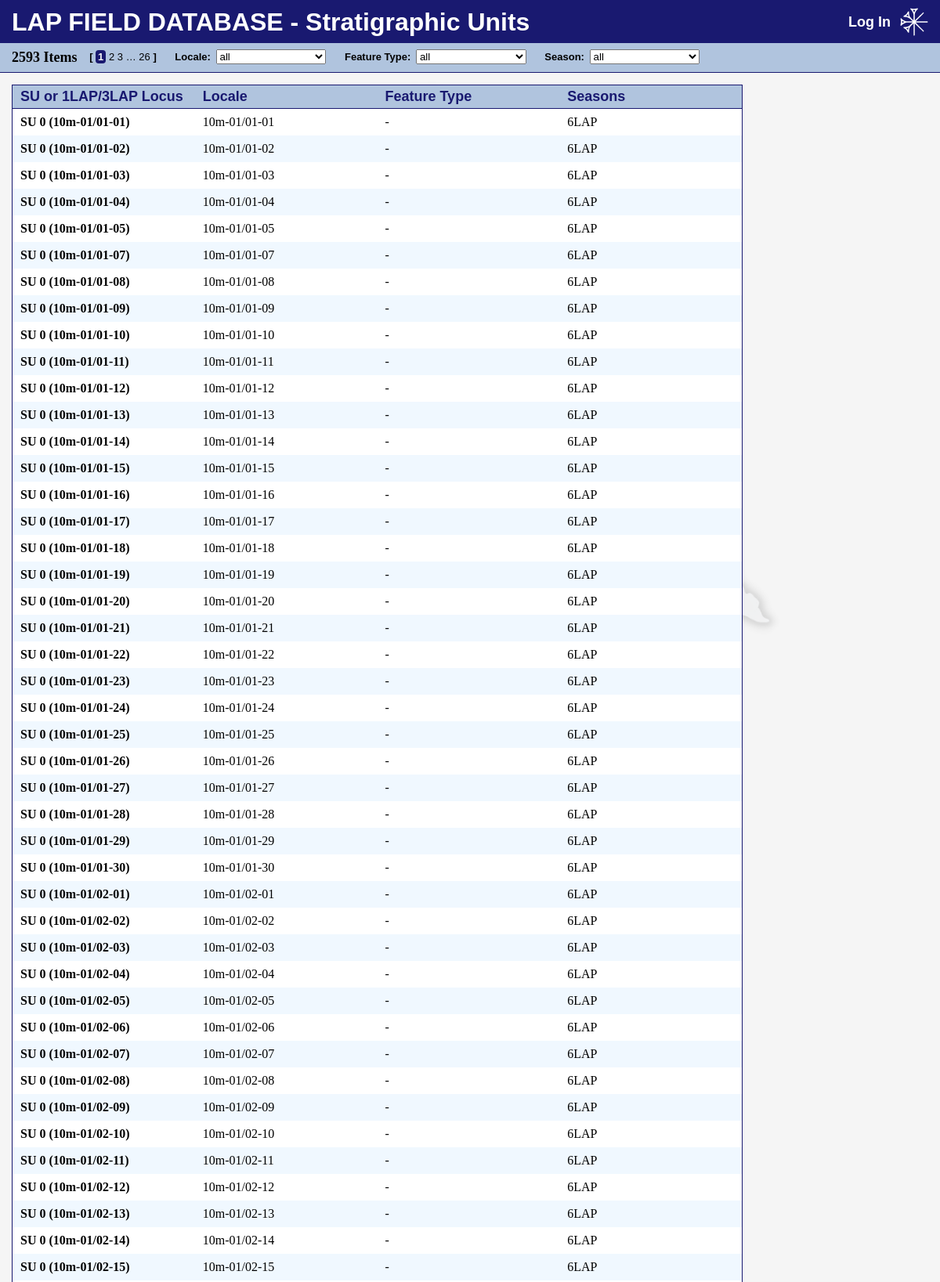
Screenshot of /sus/ (upper part) with the database file from the repository.
### contexts/models.py (models this page shows, shortened)
class SU(models.Model):
    number = models.IntegerField(
        null=True,
        verbose_name="SU Number",
        validators=[MinValueValidator(0)],
    )
    locus = models.CharField(
        max_length=10,
        null=True,
        blank=True,
        verbose_name="1LAP/3LAP Locus",
    )
    locale = models.ForeignKey(
        Locale,
        on_delete=models.PROTECT,
        related_name="sus",
        null=False,
    )
    seasons = models.ManyToManyField(
        Season,
        default=Season.objects.last().pk,  # type: ignore
    )
    dateassigned = models.DateField(
        null=False,
        default=timezone.now,
        verbose_name="Date Assigned",
    )
    recordedby = models.ForeignKey(
        CustomUser,
        null=False,
        on_delete=models.PROTECT,
        verbose_name="Recorded By",
    )
    elevationtop = models.CharField(
        max_length=50,
        null=True,
        blank=True,
        verbose_name="Elevation (top)",
    )
    elevationbottom = models.CharField(
        max_length=50,
        null=True,
        blank=True,
        verbose_name="Elevation (bottom)",
    )
    color = models.CharField(
        max_length=50,
        null=True,
        blank=True,
    )
    composition = models.CharField(
        max_length=50,
        null=True,
        blank=True,
    )
    texture = models.CharField(
        max_length=50,
        null=True,
        blank=True,
    )
    inclusions = models.CharField(
        max_length=50,
        null=True,
        blank=True,
    )
    dimensions = models.CharField(
        max_length=50,
        null=True,
        blank=True,
    )
    sameas = models.CharField(
        max_length=50,
        null=True,
        blank=True,
        verbose_name="Same As",
    )
    coveredby = models.CharField(
        max_length=50,
        null=True,
        blank=True,
        verbose_name="Covered By",
    )
    covers = models.CharField(
        max_length=50,
        null=True,
        blank=True,
    )
    cutby = models.CharField(
        max_length=50,
        null=True,
        blank=True,
        verbose_name="Cut By",
    )
    abuts = models.CharField(
        max_length=50,
        null=True,
        blank=True,
    )
    cuts = models.CharField(
        max_length=50,
        null=True,
        blank=True,
    )
    filledby = models.CharField(
        max_length=50,
        null=True,
        blank=True,
        verbose_name="Filled By",
    )
    fills = models.CharField(
        max_length=50,
        null=True,
        blank=True,
    )
    prefix = models.ForeignKey(
        SUPrefix,
        on_delete=models.PROTECT,
        null=True,
        blank=True,
        related_name="SUs",
        verbose_name="Feature Type",
    )
    description = models.TextField(
        null=True,
        blank=True,
    )
    interpretation = models.TextField(
        null=True,
        blank=True,
    )
    notes = models.TextField(
        null=True,
        blank=True,
    )
    architecturalfeatures = models.CharField(
        max_length=100,
        null=True,
        blank=True,
        verbose_name="Architectural Features",
    )
    architecturaltechnique = models.CharField(
        max_length=100,
        null=True,
        blank=True,
        verbose_name="Architectural Technique",
    )
    photogrammetrynumbers = models.CharField(
        max_length=200,
        null=True,
        blank=True,
        verbose_name="Photogrammetry Numbers",
    )
    photos = models.CharField(
        max_length=200,
        null=True,
        blank=True,
    )
    voided = models.BooleanField(
        null=False,
        default=False,
    )
    tracing = models.FileField(
        upload_to="uploads/sus/tracings/",
        null=True,
        blank=True,
    )
    tracing_onscreen = AdvanceThumbnailField(
        source_field="tracing",  # type: ignore
        upload_to="uploads/sus/tracings/onscreen/",
        size=(310, 310),  # type: ignore
        null=True,
        blank=True,
    )
    tracing_pdf = AdvanceThumbnailField(
        source_field="tracing",  # type: ignore
        upload_to="uploads/sus/tracings/pdf/",
        size=(600, 600),  # type: ignore
        null=True,
        blank=True,
    )
    worldfile = models.FileField(
        storage=FileSystemStorage(location="/tmp/"),
        max_length=200,
        null=True,
        blank=True,
        verbose_name="World File",
    )
    worldfile_contents = models.TextField(
        null=True,
        blank=True,
    )
    class Meta:
        db_table = "lap_sus"
        verbose_name_plural = "SUs"
        ordering = [
            F("number").asc(nulls_first=True),
            "locus",
            "locale",
        ]
        constraints = [
            models.UniqueConstraint(
                "number",
                name="unique_su_number",
                violation_error_message="This number already exists.",
            ),
            models.UniqueConstraint(
                Lower("locus"),
                name="unique_su_locus",
                violation_error_message="This locus already exists.",
            ),
        ]
    def __str__(self):
        if str(self.locus).startswith("Wall"):  # special case for a handful of contexts that were named "Wall n"
            return self.locus
        elif self.locus:
            return f"Locus {self.locus}"
        elif self.prefix and self.number:
            return f"SU {self.prefix.prefix}.{self.number}"
        elif self.number is None:
            return f"SU 0 ({self.locale})"
        else:
            return f"SU {self.number}"

class Locale(models.Model):
    METHOD_CHOICES = [
        ("Excavation", "Excavation"),
        ("Scraping", "Scraping"),
        ("Survey", "Survey"),
        ("Surface Find", "Surface Find"),
    ]
    name = models.CharField(
        max_length=100,
        null=False,
    )
    area = models.ForeignKey(
        Area,
        on_delete=models.PROTECT,
        related_name="locales",
        null=False,
    )
    method = models.CharField(
        max_length=20,
        choices=METHOD_CHOICES,
        null=False,
    )
    notes = models.TextField(
        null=True,
        blank=True,
    )
    class Meta:
        db_table = "lap_locales"
        constraints = [
            models.UniqueConstraint(
                Lower("name"),
                name="unique_locale_name",
                violation_error_message="This name already exists.",
            ),
        ]
        ordering = [
            "name",
        ]
    def __str__(self):
        return self.name

### lapinfo/models.py (models this page shows, shortened)
class Season(models.Model):
    TIME_OF_YEAR_CHOICES = [
        ("Winter", "Winter"),
        ("Spring", "Spring"),
        ("Summer", "Summer"),
        ("Fall", "Fall"),
    ]
    name = models.CharField(
        max_length=5,
        null=False,
    )
    year = models.IntegerField(
        default=int(timezone.now().year),
        null=False,
        validators=[MinValueValidator(2019), MaxValueValidator(2030)],
    )  # type: ignore
    timeofyear = models.CharField(
        max_length=6,
        choices=TIME_OF_YEAR_CHOICES,
        null=False,
        verbose_name="Time of Year",
    )
    class Meta:
        db_table = "lap_seasons"
        verbose_name_plural = "Seasons"
        ordering = ["id"]
        constraints = [
            models.UniqueConstraint(
                Lower("name"),
                name="unique_season_name",
                violation_error_message="This name already exists.",
            )
        ]
    def __str__(self):
        return self.name

### contexts/views/lists.py (the view)
# urls.py: path("sus/", lists.sus_list),
def sus_list(request):
    unfiltered_items = SU.objects.prefetch_related(
        Prefetch(
            "seasons",
            queryset=Season.objects.all(),
            to_attr="seasons_list",
        )
    )
    params, paramstring = _build_params(request, ["locale", "type", "season"])
    filtered_items = unfiltered_items
    if locale := params["locale"]:
        filtered_items = [item for item in filtered_items if item.locale_id == int(locale)]  # type: ignore
    if type := params["type"]:
        filtered_items = [item for item in filtered_items if item.prefix_id == int(type)]  # type: ignore
    if season := params["season"]:
        refiltered_items = []
        for each_item in filtered_items:
            seasons = []
            for each_season in each_item.seasons_list:  # type: ignore
                seasons.append(each_season.id)
            if int(season) in seasons:
                refiltered_items.append(each_item)
        filtered_items = refiltered_items
    p = Paginator(filtered_items, ITEMSPERPAGE)
    if pagenum := request.GET.get("p"):
        pagenum = int(pagenum) if int(pagenum) <= p.num_pages else p.num_pages
    else:
        pagenum = 1
    context = {
        "view": "list",
        "title": "Stratigraphic Units",
        "newitemlink": "/su/new/",
        "count": p.count,
        "pages": p.get_elided_page_range(pagenum, on_each_side=2, on_ends=1),  # type: ignore
        "all_items": p.page(pagenum),
        "params": paramstring,
        "form": SUFilters(initial=params),
    }
    return render(
        request,
        "contexts/sus_list.html",
        context,
    )

### contexts/forms.py
class SUFilters(forms.Form):
    locale = forms.ModelChoiceField(
        label="Locale",
        empty_label="all",
        queryset=Locale.objects.all()
        .extra(
            select={
                "sortorder": 'CASE WHEN "method" = "Survey" THEN "b-" || "name" WHEN "method" = "Surface Find" THEN "c-" || "name" WHEN substr("name", "LAPTT") THEN "a-" || "name" ELSE cast(substr("name", instr("name", " ") + 1, 3) as int) END'
            }
        )
        .order_by("sortorder"),
        widget=forms.Select(attrs={"onchange": "submitCleanURL(this.form)"}),
    )
    type = forms.ModelChoiceField(
        label="Feature Type",
        empty_label="all",
        queryset=SUPrefix.objects.all(),
        widget=forms.Select(attrs={"onchange": "submitCleanURL(this.form)"}),
    )
    season = forms.ModelChoiceField(
        label="Season",
        empty_label="all",
        queryset=Season.objects.all(),
        widget=forms.Select(attrs={"onchange": "submitCleanURL(this.form)"}),
    )

### contexts/models.py (called while the page is built)
    def __str__(self):
        return self.feature

### contexts/views/lists.py (called while the page is built)
def _build_params(request, params):
    paramdict = {}
    for each_param in params:
        paramdict[each_param] = request.GET.get(each_param)
    paramlist = []
    for key, val in paramdict.items():
        if val:
            paramlist.append(f"{key}={val}")
    paramstring = ""
    if paramlist:
        paramstring = f"&{'&'.join(paramlist)}"
    return paramdict, paramstring

### contexts/templates/contexts/sus_list.html (shortened to what this page needs)
{% extends "base.html" %}
{% block filters %}
{{ form.as_p }}
{% endblock %}
{% block content %}
<dl>
    <dt style="grid-template-columns: repeat(4, 1fr);">
        <div>SU or 1LAP/3LAP Locus</div>
        <div>Locale</div>
        <div>Feature Type</div>
        <div>Seasons</div>
    </dt>
    {% for item in all_items %}
    <dd {% if item.voided %}class="voided"{% endif %} style="grid-template-columns: repeat(4, 1fr);" onclick="localStorage.setItem('listview', window.location.href)">
        <div><a href="/su/{{ item.id }}/">{{ item }}</a></div>
        <div><a href="/su/{{ item.id }}/">{{ item.locale }}</a></div>
        <div><a href="/su/{{ item.id }}/">{{ item.prefix|default:"-" }}</a></div>
        <div><a href="/su/{{ item.id }}/">{{ item.seasons_list|join:", " }}</a></div>
    </dd>
    {% endfor %}
</dl>
{% endblock %}

### static/base.css (style rules this page uses)
* { margin: 0; padding: 0; }
body { background-color: whitesmoke; font-family: 'Times New Roman', Times, serif; min-width: 1150px; margin-bottom: 15px; }
a { color: black; text-decoration: none; }

### static/lists.css (style rules this page uses)
dl { margin-top: 15px; margin-left: 15px; width: max-content; border-style: solid; border-width: 1px; border-color: midnightblue; background-color: white; z-index: 0; }
dt { display: grid; font-size: large; font-weight: bold; font-family: Helvetica, Arial, sans-serif; color: midnightblue; background-color: lightsteelblue; border-bottom-style: solid; border-width: 1px; border-color: midnightblue; column-rule: 1px solid; }
dd { display: grid; }
dd[onclick] { cursor: pointer; }
dt>div, dd>div { padding-left: 10px; padding-right: 15px; }
dt>div { padding-top: 4px; padding-bottom: 4px; }
dd>div { padding-top: 8px; padding-bottom: 8px; }
dd>div>a { display: inline-block; width: 100%; height: 100%; }
dd:nth-child(odd) { background-color: aliceblue; }
dd>div:first-child { font-weight: bold; }
#filters label { margin-left: 20px; font-weight: bold; }
#filters p { display: inline; }
#filters select { margin-left: 3px; width: 20ex; }

### rows the page displays
SU: locus+prefix+number "SU 0 (10m-01/01-01)", locale "10m-01/01-01", prefix "-", seasons_list "6LAP"
SU: locus+prefix+number "SU 0 (10m-01/01-02)", locale "10m-01/01-02", prefix "-", seasons_list "6LAP"
SU: locus+prefix+number "SU 0 (10m-01/01-03)", locale "10m-01/01-03", prefix "-", seasons_list "6LAP"
SU: locus+prefix+number "SU 0 (10m-01/01-04)", locale "10m-01/01-04", prefix "-", seasons_list "6LAP"
SU: locus+prefix+number "SU 0 (10m-01/01-05)", locale "10m-01/01-05", prefix "-", seasons_list "6LAP"
SU: locus+prefix+number "SU 0 (10m-01/01-07)", locale "10m-01/01-07", prefix "-", seasons_list "6LAP"
SU: locus+prefix+number "SU 0 (10m-01/01-08)", locale "10m-01/01-08", prefix "-", seasons_list "6LAP"
SU: locus+prefix+number "SU 0 (10m-01/01-09)", locale "10m-01/01-09", prefix "-", seasons_list "6LAP"
SU: locus+prefix+number "SU 0 (10m-01/01-10)", locale "10m-01/01-10", prefix "-", seasons_list "6LAP"
SU: locus+prefix+number "SU 0 (10m-01/01-11)", locale "10m-01/01-11", prefix "-", seasons_list "6LAP"
SU: locus+prefix+number "SU 0 (10m-01/01-12)", locale "10m-01/01-12", prefix "-", seasons_list "6LAP"
SU: locus+prefix+number "SU 0 (10m-01/01-13)", locale "10m-01/01-13", prefix "-", seasons_list "6LAP"
SU: locus+prefix+number "SU 0 (10m-01/01-14)", locale "10m-01/01-14", prefix "-", seasons_list "6LAP"
SU: locus+prefix+number "SU 0 (10m-01/01-15)", locale "10m-01/01-15", prefix "-", seasons_list "6LAP"
SU: locus+prefix+number "SU 0 (10m-01/01-16)", locale "10m-01/01-16", prefix "-", seasons_list "6LAP"
SU: locus+prefix+number "SU 0 (10m-01/01-17)", locale "10m-01/01-17", prefix "-", seasons_list "6LAP"
SU: locus+prefix+number "SU 0 (10m-01/01-18)", locale "10m-01/01-18", prefix "-", seasons_list "6LAP"
SU: locus+prefix+number "SU 0 (10m-01/01-19)", locale "10m-01/01-19", prefix "-", seasons_list "6LAP"
SU: locus+prefix+number "SU 0 (10m-01/01-20)", locale "10m-01/01-20", prefix "-", seasons_list "6LAP"
SU: locus+prefix+number "SU 0 (10m-01/01-21)", locale "10m-01/01-21", prefix "-", seasons_list "6LAP"
SU: locus+prefix+number "SU 0 (10m-01/01-22)", locale "10m-01/01-22", prefix "-", seasons_list "6LAP"
SU: locus+prefix+number "SU 0 (10m-01/01-23)", locale "10m-01/01-23", prefix "-", seasons_list "6LAP"
SU: locus+prefix+number "SU 0 (10m-01/01-24)", locale "10m-01/01-24", prefix "-", seasons_list "6LAP"
SU: locus+prefix+number "SU 0 (10m-01/01-25)", locale "10m-01/01-25", prefix "-", seasons_list "6LAP"
SU: locus+prefix+number "SU 0 (10m-01/01-26)", locale "10m-01/01-26", prefix "-", seasons_list "6LAP"
SU: locus+prefix+number "SU 0 (10m-01/01-27)", locale "10m-01/01-27", prefix "-", seasons_list "6LAP"
SU: locus+prefix+number "SU 0 (10m-01/01-28)", locale "10m-01/01-28", prefix "-", seasons_list "6LAP"
SU: locus+prefix+number "SU 0 (10m-01/01-29)", locale "10m-01/01-29", prefix "-", seasons_list "6LAP"
SU: locus+prefix+number "SU 0 (10m-01/01-30)", locale "10m-01/01-30", prefix "-", seasons_list "6LAP"
SU: locus+prefix+number "SU 0 (10m-01/02-01)", locale "10m-01/02-01", prefix "-", seasons_list "6LAP"
SU: locus+prefix+number "SU 0 (10m-01/02-02)", locale "10m-01/02-02", prefix "-", seasons_list "6LAP"
SU: locus+prefix+number "SU 0 (10m-01/02-03)", locale "10m-01/02-03", prefix "-", seasons_list "6LAP"
SU: locus+prefix+number "SU 0 (10m-01/02-04)", locale "10m-01/02-04", prefix "-", seasons_list "6LAP"
SU: locus+prefix+number "SU 0 (10m-01/02-05)", locale "10m-01/02-05", prefix "-", seasons_list "6LAP"
SU: locus+prefix+number "SU 0 (10m-01/02-06)", locale "10m-01/02-06", prefix "-", seasons_list "6LAP"
SU: locus+prefix+number "SU 0 (10m-01/02-07)", locale "10m-01/02-07", prefix "-", seasons_list "6LAP"
SU: locus+prefix+number "SU 0 (10m-01/02-08)", locale "10m-01/02-08", prefix "-", seasons_list "6LAP"
SU: locus+prefix+number "SU 0 (10m-01/02-09)", locale "10m-01/02-09", prefix "-", seasons_list "6LAP"
SU: locus+prefix+number "SU 0 (10m-01/02-10)", locale "10m-01/02-10", prefix "-", seasons_list "6LAP"
SU: locus+prefix+number "SU 0 (10m-01/02-11)", locale "10m-01/02-11", prefix "-", seasons_list "6LAP"
SU: locus+prefix+number "SU 0 (10m-01/02-12)", locale "10m-01/02-12", prefix "-", seasons_list "6LAP"
SU: locus+prefix+number "SU 0 (10m-01/02-13)", locale "10m-01/02-13", prefix "-", seasons_list "6LAP"
SU: locus+prefix+number "SU 0 (10m-01/02-14)", locale "10m-01/02-14", prefix "-", seasons_list "6LAP"
SU: locus+prefix+number "SU 0 (10m-01/02-15)", locale "10m-01/02-15", prefix "-", seasons_list "6LAP"

### other values shown
{{ title }} "Stratigraphic Units"
{{ count }} "2593"
{{ pagenum }} "1"
{{ pagenum }} "2" "3" "26"
